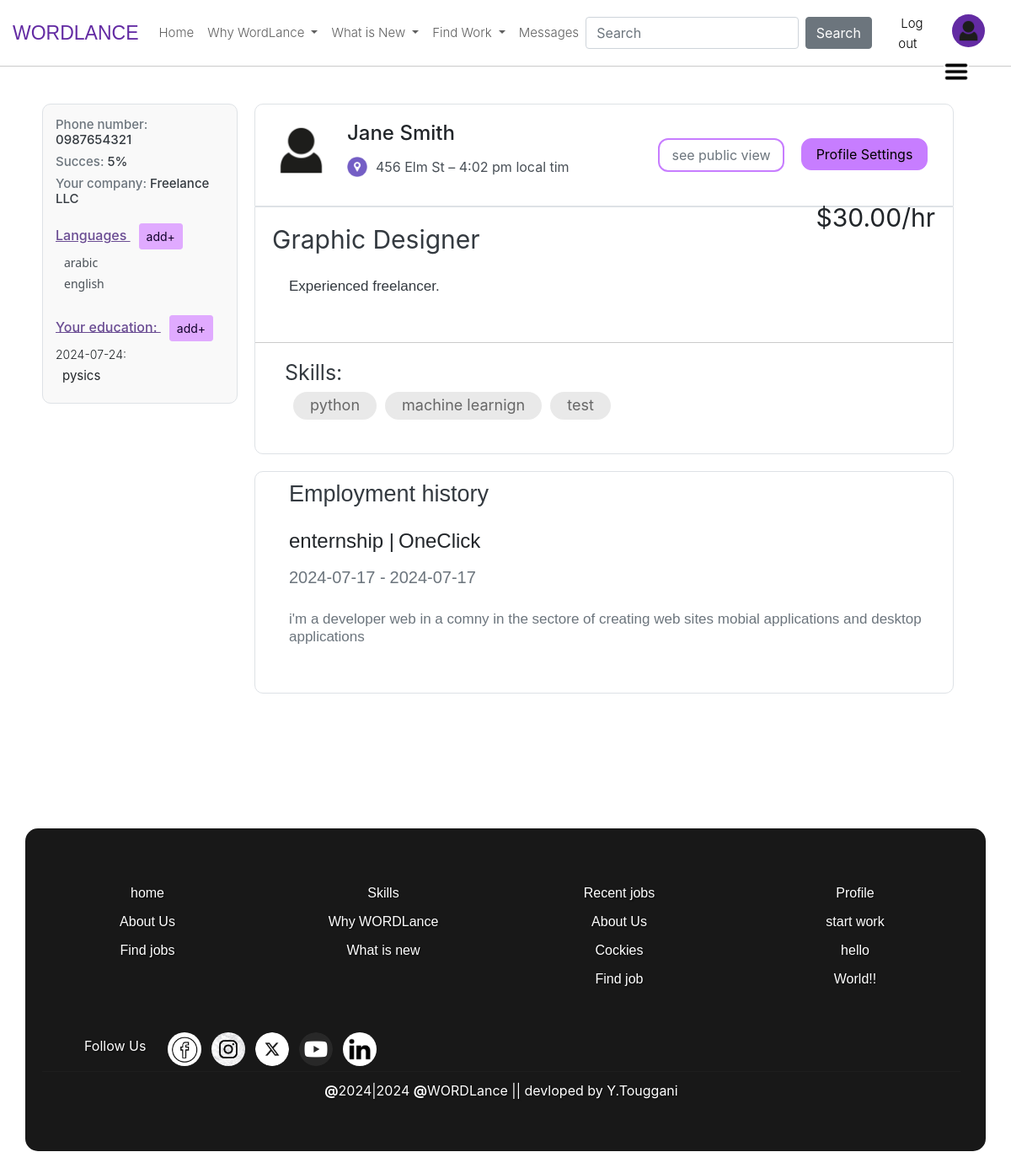
The page /my_profile/1 (signed in) on the database as committed earlier.
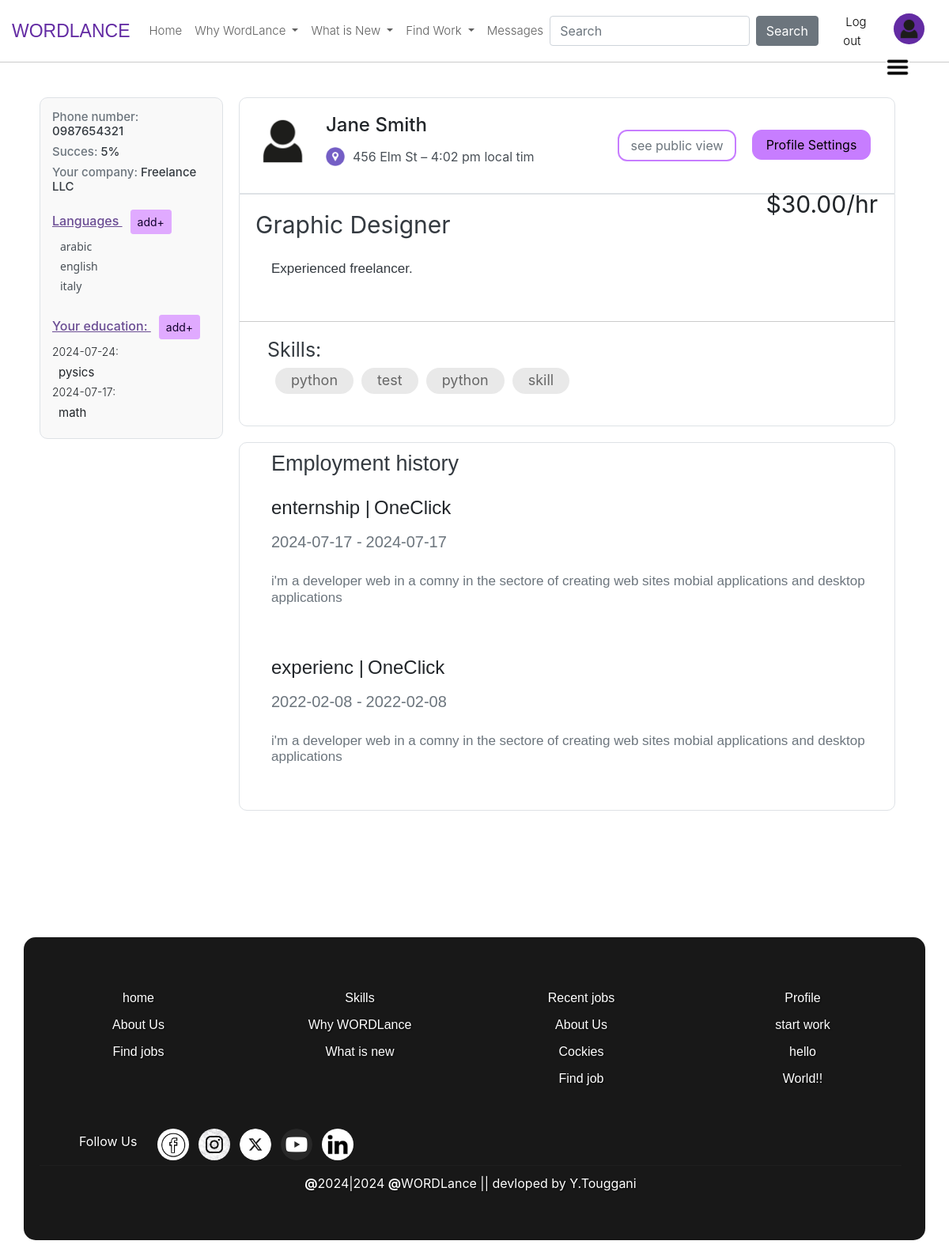
The same page on the database as committed later.
### app.py (models this page shows)
class freelancers(UserMixin, db.Model):
    id = db.Column(db.Integer, primary_key=True, autoincrement=True)
    email = db.Column(db.String(50), unique=True, nullable=False)
    password = db.Column(db.String(128), nullable=False)  # Adjusted for secure hashing
    firstname = db.Column(db.String(50), nullable=False)
    lastname = db.Column(db.String(50), nullable=False)
    phone_num = db.Column(db.String(20), nullable=True)
    succeces = db.Column(db.Integer, nullable=True)
    address = db.Column(db.String(255))
    gender = db.Column(db.String(20))
    birthdate = db.Column(db.Date)
    company = db.Column(db.String(50), nullable=True)
    self_intro = db.Column(db.String(1000), nullable=False)
    profile_title = db.Column(db.String(50), nullable=False)
    price_of_work_for_hour = db.Column(db.Integer, nullable=True)
    date_created = db.Column(db.DateTime, default=datetime.utcnow)

class langauges(db.Model):
    langaug_id = db.Column(db.Integer, primary_key=True, autoincrement=True)
    id = db.Column(db.Integer, ForeignKey('freelancers.id'), nullable=False)
    langauge = db.Column(db.String(100), nullable=False)

class education(db.Model):
    education_id = db.Column(db.Integer, primary_key=True, autoincrement=True)
    id = db.Column(db.Integer, ForeignKey('freelancers.id'), nullable=False)
    school = db.Column(db.String(100), nullable=False)
    sectore = db.Column(db.String(100), nullable=False)
    degree = db.Column(db.String(100), nullable=False)
    date_start = db.Column(db.Date)
    date_end = db.Column(db.Date)

class Skills(db.Model):
    skill_id = db.Column(db.Integer, primary_key=True, autoincrement=True)
    job_id = db.Column(db.Integer, ForeignKey('joboffers.job_id'), nullable=True)
    id = db.Column(db.Integer, ForeignKey('freelancers.id'), nullable=True)
    skill_name = db.Column(db.String(100), nullable=False)
    proficiency_level = db.Column(db.String(50), nullable=True)

class experiencs(db.Model):
    experienc_id = db.Column(db.Integer, primary_key=True, autoincrement=True)
    id = db.Column(db.Integer, ForeignKey('freelancers.id'), nullable=False)
    experienc = db.Column(db.String(100), nullable=False)
    experienc_start_data = db.Column(db.Date)
    experienc_end_data = db.Column(db.Date)

### app.py (the view)
@app.route('/my_profile/<int:user_id>', methods=['GET', 'POST'])
@login_required
def my_profile(user_id=1):
    user = freelancers.query.get_or_404(user_id)
    skills = Skills.query.filter(Skills.id == current_user.id ).all()
    my_education = education.query.filter(education.id == current_user.id ).all()
    my_experiencs = experiencs.query.filter(experiencs.id == current_user.id ).all()
    login = True
    mylangauges = langauges.query.filter(langauges.id == current_user.id)
    return render_template("profil.html", user = user, login=login, skills=skills, experiencs=my_experiencs, langauges=mylangauges, education=my_education)

### templates/profil.html (shortened to what this page needs)
{% extends "Base.html" %}
{% block content %}
	<br>
	<div class="dropdown" style="position: absolute;top: 70PX;right: 50px;z-index: 100;">
	  <button class="btn btn-secondary " type="button" data-bs-toggle="dropdown" aria-expanded="false" style="padding:0px;background-color: white;border: none;">
	      <img src="{{ url_for('static', filename='images/Hamburger_icon.png') }}" alt="Example Image" width="30px">
	  </button>
	</div>
	<div style="display: flex;flex-direction: row; align-items: start;">
		<div style="width: 20%; margin-left: 30px;">
			<div  class="border" style="margin: 0px;;border-radius: 10px;padding: 15px 15px;background-color: rgb(249, 249, 249);">
					<div >
						<h6 style="font-size:15px;color: #6c757d;">Phone number: <span style="color:#343a40;">{{user.phone_num}}</span></h6>
						<h6 style="font-size:15px;color: #6c757d;">Succes: <span style="color:#343a40;">{{user.succeces}}%</span></h6>
						<h6 style="font-size:15px;color: #6c757d;">Your company: <span style="color:#343a40;">{{user.company}}</span></h6>
					</div>
					<h5 style="color: rgb(106, 76, 147);font-size: 16px;text-decoration: underline;margin-top: 20px ;">Languages <a href="{{url_for('add_langauge')}}"><button class="btn btn-sm btn-primary" style="background-color: #e0aaff;border-color: #e0aaff;color: #10002b;margin-left: 10px;">add+</button></a></h5>
					<div style="display: flex;flex-direction: column;align-items: strar;padding-left: 10px;">
						{% for l in langauges %}
						<h6 style="font-size:14px;font-family: system-ui;color: #495057;">{{l.langauge}}</h6>
						{% endfor %}
					</div>
					<h5 style="color: rgb(106, 76, 147);font-size: 16px;text-decoration: underline;margin-top: 20px;">
						Your education:
						<a href="{{url_for('add_education')}}">
							<button class="btn btn-sm btn-primary" style="font-size: 14px;background-color: #e0aaff;border-color: #e0aaff;color: #10002b;margin-left: 10px;">
								add+
							</button>
						</a>
					</h5>
					<div style="display: flex;flex-direction: column;align-items: strar;: 10px;">
						{% for e in education %}
							<h6 class="display-6" style="font-size:14px;">{{e.date_end}}: </h6>
							<h5 style="font-size: 15px;padding-left: 8px;" class="display-5"> <b>{{e.sectore}}</b></h5>
						{% endfor %}
					</div>
			</div>
		</div>
		<div style="width: 75%;">
			<div class="border" style="margin: 0px 20px;padding: 22;border-radius: 10px;border-bottom-right-radius: 0px;border-bottom-left-radius: 0px;">
					<div class="row">
						<div class="col" style="min-width: 400px;">
								<span  style="display:flex;flex-direction: row;">
						    	<img src="{{ url_for('static', filename='images/profile.png') }}" alt="Example Image" width="89px" style="margin: 10px;">
						    	<span  style="display:flex;flex-direction: column;">
						       	<h4 style="padding:20px;padding-left: 0px;padding-bottom: 5px;color:  #212529;">{{user.firstname}} {{user.lastname}}</h4>
						       	<span style="display:flex;flex-direction: row;justify-content: center;align-items: center;">
						       		<img src="{{ url_for('static', filename='images/gps.png') }}" alt="Example Image" width="24px" height="24px"  style="margin-right: 10px;">
						       		<P style="margin: 0px;margin-left: 0px;color: #495057;">{{user.address}} – <span id="local-time"></span> local tim</P>
						       	</span>
						    	</span>
							</span>
						</div>
						<div class="col" style="max-width: 210px;">
							<a href="{{url_for('update', id=current_user.id, foc=1)}}">
							<button type="button" class="btn btn-warning"  style="margin:40px;width: 150px;margin-right: 0px;background-color: white;border-color: #c77dff;border-width: 2px;border-radius: 12px;color: #6c757d;">see public view</button></a>
						</div>
						<div class="col" style="max-width: 210px;"><a href="{{url_for('update', id=current_user.id, foc=1)}}">
							<button type="button" class="btn btn-warning" style="margin:40px;width: 150px;margin-left: 0px;background-color: #c77dff;color: black;border-color:
							#c77dff;border-radius: 12px;">Profile Settings</button></a>
						</div>
					</div>
			</div>
			<div class="border" style="margin: 0px 20px;padding: 22px;border-radius: 10px;border-top-right-radius: 0px;border-top-left-radius: 0px;padding: 0;">
				<span style="display: flex;flex-direction: row;">
					<h5 style="padding: 20px;font-size: 30px;float: left;padding-bottom: 0;color: #343a40;" class="display-6"><b>{{user.profile_title}}</b></h5>
					<h2 style="font-size: 30px;float: right;position: absolute;top: 240px ;right: 90px;" class="display-6"><b>${{user.price_of_work_for_hour}}.00/hr</b></h2>
				</span>
				<p style="padding: 40px;padding-top: 20px;font-size: 17px;padding-right: 70px;    line-height: 1.2;font-family: sans-serif;color: #343a40;">
					{{user.self_intro}}
				</p>
				<hr>
                <H4 class="display-6" style="font-size: 25px;color: #343a40;padding-left:35px;font-size: 25px;padding-top: 20px;	">
                	<b>Skills: </b>
                </H4>
				<div style="padding: 40px;padding-top: 0;display: flex;flex-direction: row;">
					{% for s in skills %}
						<p style="font-size: 18px;border: 2px solid gray;padding: 3px 18px;margin: 0px 5px;border: 2px solid rgb(233, 233, 233);border-radius: 30px;background-color: rgb(233, 233, 233);padding-bottom: 4px;color: rgb(103, 103, 103);" class="display-5">
							<b>{{s.skill_name}}</b>
						</p>
					{% endfor %}
				</div>
			</div>
			<div class="border" style="margin: 20px 20px;padding: 22;border-radius: 10px;">
				<h1 style="padding:10px 40px;font-size: 27px;font-family: sans-serif;color: #343a40;">Employment history</h1>
				{% for e in experiencs %}
					<div style="padding:8px 40px;font-size: 17px;font-family: sans-serif;display: flex;flex-direction: row;">
						<h2 style="font-size:24px;">{{e.experienc}} |</h2> <h2 style="padding-left: 5px;font-size: 24px;">OneClick</h2>
					</div>
					<div style="padding:0px 40px;font-size: 17px;font-family: sans-serif;display: flex;flex-direction: row;color: #6c757d;">
						<h5>{{e.experienc_end_data}} -</h5> <h5 style="padding-left: 5px;">{{e.experienc_end_data}}</h5>
					</div>
					<p  style="padding: 40px;padding-top: 20px;font-size: 17px;padding-right: 10px;    line-height: 1.2;font-family: sans-serif;color: #6c757d;">i'm a developer web in a comny in the sectore of creating web sites mobial applications and desktop applications</p>
				{% endfor %}
			</div>
		</div>
	</div>
{% endblock content %}

Rows that differ between the two databases and show on the page:
removed Skills: skill_name "machine learnign"
added langauges: langauge "italy"
added education: date_end "2024-07-17", sectore "math"
added Skills: skill_name "python"
added Skills: skill_name "skill"
added experiencs: experienc "experienc", experienc_end_data "2022-02-08"
